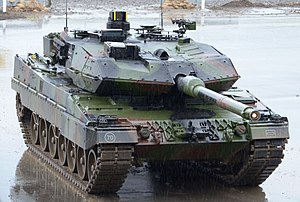
#> input picture Leopard_2A6.jpg, 300 x 202 px
$ jupyter execute --allow-errors training.ipynb
#> lines starting #> are read from the running program, lines starting #| are printed output that depends on the picture; after the words box and inside, x2 and y2 are one past the last pixel; in counts of white or black regions, pixels touching at a corner belong together
[cell 1]
# Obejection Detection
## 1. Import the Picture (jpg)
## 2. Create a Histogramm to see the channel (Colours)
## 2. Setting the Picture from RGB to grey
## 3. Setting the threshold
## 4. Vis the picture without the Noise

# Leopar 2 A6

[cell 2]
# Step 1
from skimage import io, color

# Bild einlesen
img_Leo_2A6 = io.imread("Leopard_2A6.jpg")
#> img_Leo_2A6 is the input picture: shape (202, 300, 3); mean R, G, B 130.6, 134.1, 136.5
io.imshow(img_Leo_2A6)

# Zeige das Bild an
#io.show()

[cell 3]
import matplotlib.pyplot as plt

# Nehmen wir an, img_Leo_2A6 ist Ihr Bild

# Extrahieren der einzelnen Farbkanäle
red_channel = img_Leo_2A6[:, :, 0]
green_channel = img_Leo_2A6[:, :, 1]
blue_channel = img_Leo_2A6[:, :, 2]

# Erstellen von drei separaten Plots für jeden Farbkanal
plt.figure(figsize=(12, 4))

# Plot für den roten Farbkanal
plt.subplot(1, 3, 1)
plt.hist(red_channel.ravel(), bins=256, color='red', alpha=0.5, label='Red Channel')
plt.title('Red Channel Histogram')

# Plot für den grünen Farbkanal
plt.subplot(1, 3, 2)
plt.hist(green_channel.ravel(), bins=256, color='green', alpha=0.5, label='Green Channel')
plt.title('Green Channel Histogram')

# Plot für den blauen Farbkanal
plt.subplot(1, 3, 3)
plt.hist(blue_channel.ravel(), bins=256, color='blue', alpha=0.5, label='Blue Channel')
plt.title('Blue Channel Histogram')

# Layout anpassen, um Überlagerungen zu vermeiden
plt.tight_layout()

# Plots anzeigen
plt.show()
#> figure, not shown here; panel 1: tallest bar 1064 high, from x = 229.1 to 230.1; panel 2: tallest bar 1186 high, from x = 238.1 to 239.1; panel 3: tallest bar 1369 high, from x = 245 to 246

[cell 4]
# Step 2
# Konvertiere das Bild zu Graustufen
img_Leo_2A6_gray = color.rgb2gray(img_Leo_2A6)

# Zeige das Bild in Graustufen an
io.imshow(img_Leo_2A6_gray, cmap='gray')

# Zeige das Bild an
io.show()

[cell 5]
# Step 3 setting a threshold

# Import the otsu threshold function
from skimage.filters import threshold_otsu

# Obtain the optimal otsu global thresh value
global_thresh = threshold_otsu(img_Leo_2A6_gray)
#> global_thresh = 0.51

# Obtain the binary image by applying global thresholding
binary_global = img_Leo_2A6_gray > global_thresh
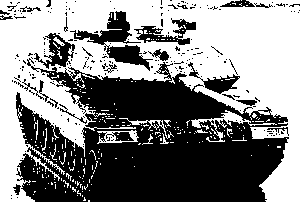
#> binary_global: shape (202, 300) bool; 52.1% white; 229 black regions (204 under 20 px), largest, box (x1, y1, x2, y2) and area: (16, 58, 289, 202) 24179, (70, 11, 153, 71) 1459, (134, 18, 196, 45) 631

[cell 6]
# 4. Vis the picture without the Noise
# Show the binary image obtained
import matplotlib.pyplot as plt

# Deine vorherigen Import-Anweisungen und Code-Snippets

# Zeige das binäre Bild an
plt.imshow(binary_global, cmap='gray')
plt.title('Global thresholding')
plt.axis('off')
plt.show()

[cell 7]
from skimage.filters import try_all_threshold
fig, ax = try_all_threshold(img_Leo_2A6_gray, verbose=False)
plt.figure(figsize = [30,20])
plt.show()

# Leopard 2 A7V

[cell 8]
# Step 1

from skimage import io, color

# Bild einlesen
img_Leo_2A7V  = io.imread("Leopard_2A7V.jpg")
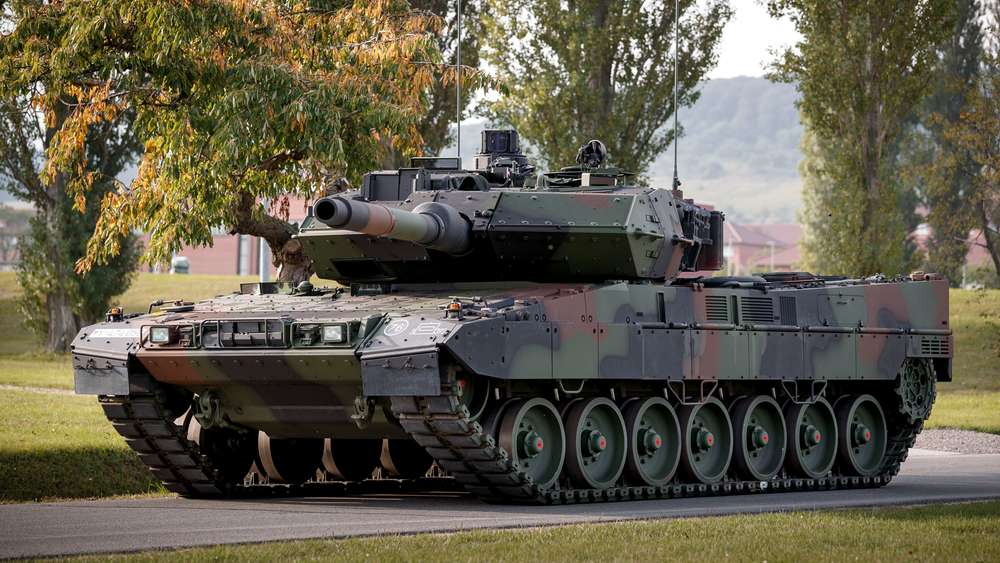
#> input picture Leopard_2A7V.jpg, 1000 x 563 px
#> img_Leo_2A7V is the input picture: shape (563, 1000, 3); mean R, G, B 97.5, 92.5, 76
io.imshow(img_Leo_2A7V)

print(img_Leo_2A7V.shape)
#| (563, 1000, 3)

# Zeige das Bild an
io.show()

[cell 9]
import matplotlib.pyplot as plt
# img_Leo_2A7V

# Extrahieren der einzelnen Farbkanäle
red_channel = img_Leo_2A7V[:, :, 0]
#> red_channel: shape (563, 1000)
green_channel = img_Leo_2A7V[:, :, 1]
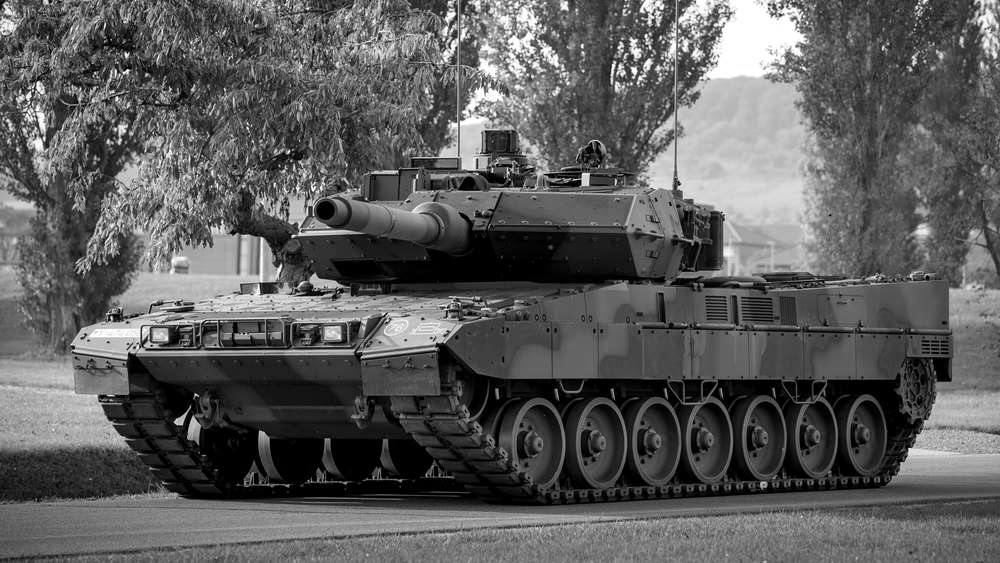
#> green_channel: shape (563, 1000); min 0, max 255, mean 92.5
blue_channel = img_Leo_2A7V[:, :, 2]
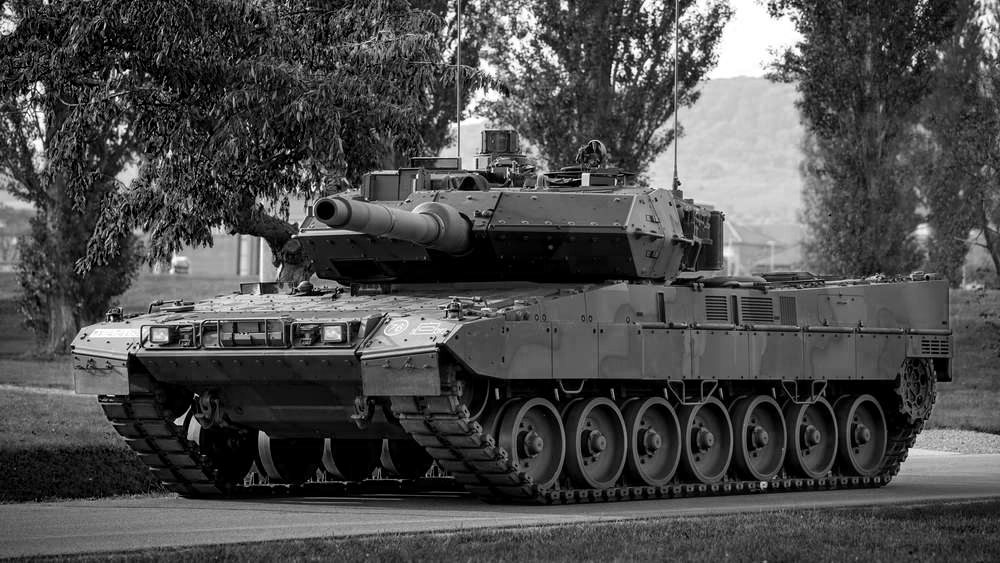
#> blue_channel: shape (563, 1000); min 0, max 255, mean 76

# Erstellen von drei separaten Plots für jeden Farbkanal
plt.figure(figsize=(12, 4))

# Plot für den roten Farbkanal
plt.subplot(1, 3, 1)
plt.hist(red_channel.ravel(), bins=256, color='red', alpha=0.5, label='Red Channel')
plt.title('Red Channel Histogram')

# Plot für den grünen Farbkanal
plt.subplot(1, 3, 2)
plt.hist(green_channel.ravel(), bins=256, color='green', alpha=0.5, label='Green Channel')
plt.title('Green Channel Histogram')

# Plot für den blauen Farbkanal
plt.subplot(1, 3, 3)
plt.hist(blue_channel.ravel(), bins=256, color='blue', alpha=0.5, label='Blue Channel')
plt.title('Blue Channel Histogram')

# Layout anpassen, um Überlagerungen zu vermeiden
plt.tight_layout()

# Plots anzeigen
plt.show()
#> figure, not shown here; panel 1: tallest bar 19102 high, from x = 0 to 0.996; panel 2: tallest bar 18103 high, from x = 0 to 0.996; panel 3: tallest bar 28419 high, from x = 0 to 0.996

[cell 10]
# Step 2
# Konvertiere das Bild zu Graustufen
img_Leo_2A7V_gray = color.rgb2gray(img_Leo_2A7V)

# Zeige das Bild in Graustufen an
io.imshow(img_Leo_2A7V_gray, cmap='gray')

# Zeige das Bild an
io.show()

[cell 11]
from skimage.filters import try_all_threshold
fig, ax = try_all_threshold(img_Leo_2A7V_gray, verbose=False)
plt.figure(figsize = [30,20])
plt.show()
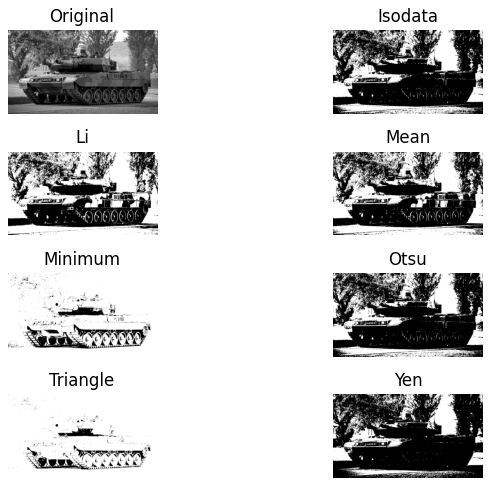
#> figure drawn by matplotlib, 8 panels

[cell 12]
# Step 3 setting a threshold

# Import the otsu threshold function
from skimage.filters import threshold_otsu

# Obtain the optimal otsu global thresh value
global_thresh = threshold_otsu(img_Leo_2A7V_gray)
#> global_thresh = 0.42

# Obtain the binary image by applying global thresholding
binary_global_Leo_2_A7V = img_Leo_2A7V_gray > global_thresh
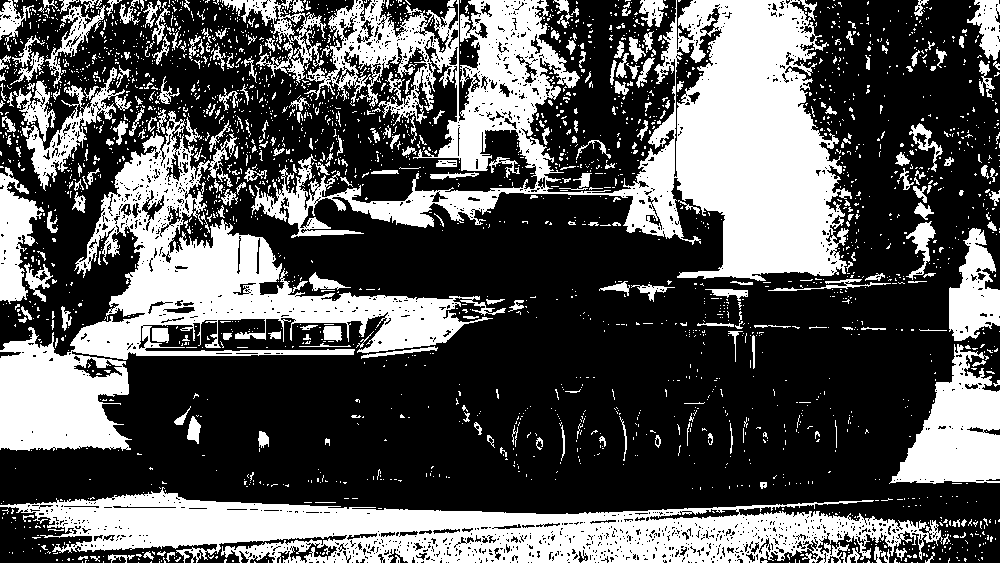
#> binary_global_Leo_2_A7V: shape (563, 1000) bool; 34.7% white; 2645 white regions (2363 under 20 px), largest, box (x1, y1, x2, y2) and area: (251, 0, 852, 281) 64758, (0, 111, 506, 451) 40527, (0, 487, 943, 563) 37755

[cell 13]
# 4. Vis the picture without the Noise
# Show the binary image obtained
import matplotlib.pyplot as plt

# Deine vorherigen Import-Anweisungen und Code-Snippets

# Zeige das binäre Bild an
plt.imshow(binary_global_Leo_2_A7V, cmap='gray')
plt.title('Global thresholding')
plt.axis('off')
plt.show()

# Adler

[cell 14]
# Step 1
from skimage import io, color

# Bild einlesen
img_eagle = io.imread("eagle.jpeg")
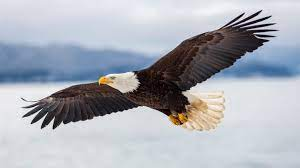
#> input picture eagle.jpeg, 300 x 168 px
#> img_eagle is the input picture: shape (168, 300, 3); mean R, G, B 170.4, 174, 183
io.imshow(img_eagle)

# Zeige das Bild an
io.show()

[cell 15]
import matplotlib.pyplot as plt

# Nehmen wir an, img_Leo_2A6 ist Ihr Bild

# Extrahieren der einzelnen Farbkanäle
red_channel = img_eagle[:, :, 0]
#> red_channel: shape (168, 300)
green_channel = img_eagle[:, :, 1]
#> green_channel: shape (168, 300)
blue_channel = img_eagle[:, :, 2]
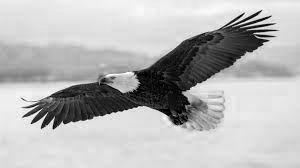
#> blue_channel: shape (168, 300); min 0, max 255, mean 183

# Erstellen von drei separaten Plots für jeden Farbkanal
plt.figure(figsize=(12, 4))

# Plot für den roten Farbkanal
plt.subplot(1, 3, 1)
plt.hist(red_channel.ravel(), bins=256, color='red', alpha=0.5, label='Red Channel')
plt.title('Red Channel Histogram')

# Plot für den grünen Farbkanal
plt.subplot(1, 3, 2)
plt.hist(green_channel.ravel(), bins=256, color='green', alpha=0.5, label='Green Channel')
plt.title('Green Channel Histogram')

# Plot für den blauen Farbkanal
plt.subplot(1, 3, 3)
plt.hist(blue_channel.ravel(), bins=256, color='blue', alpha=0.5, label='Blue Channel')
plt.title('Blue Channel Histogram')

# Layout anpassen, um Überlagerungen zu vermeiden
plt.tight_layout()

# Plots anzeigen
plt.show()
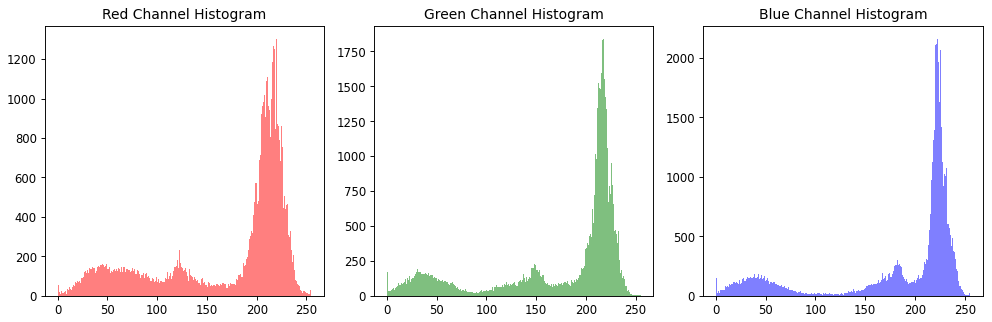
#> figure drawn by matplotlib, 3 panels; panel 1: tallest bar 1304 high, from x = 219.1 to 220.1; panel 2: tallest bar 1841 high, from x = 217.1 to 218.1; panel 3: tallest bar 2160 high, from x = 222.1 to 223.1

[cell 16]
# Step 2
# Konvertiere das Bild zu Graustufen
img_eagle_gray = color.rgb2gray(img_eagle)

# Zeige das Bild in Graustufen an
io.imshow(img_eagle_gray, cmap='gray')

# Zeige das Bild an
io.show()

[cell 17]
# 4. Vis the picture without the Noise
# Show the binary image obtained
import matplotlib.pyplot as plt

# Deine vorherigen Import-Anweisungen und Code-Snippets

# Zeige das binäre Bild an
plt.imshow(img_eagle_gray, cmap='gray')
plt.title('Global thresholding')
plt.axis('off')
plt.show()

[cell 18]
from skimage.filters import try_all_threshold
fig, ax = try_all_threshold(img_eagle_gray, verbose=False)
plt.figure(figsize = [30,20])
plt.show()
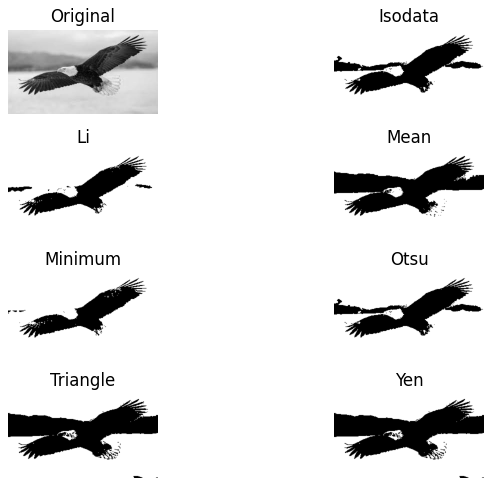
#> figure drawn by matplotlib, 8 panels

[cell 19]
from skimage import data, threshold_niblack

#> (the rest of this cell did not finish here and is left out)

[cell 20]
from PIL import Image

print(f"Original size : {img_eagle.size}")
#| Original size : 151200
